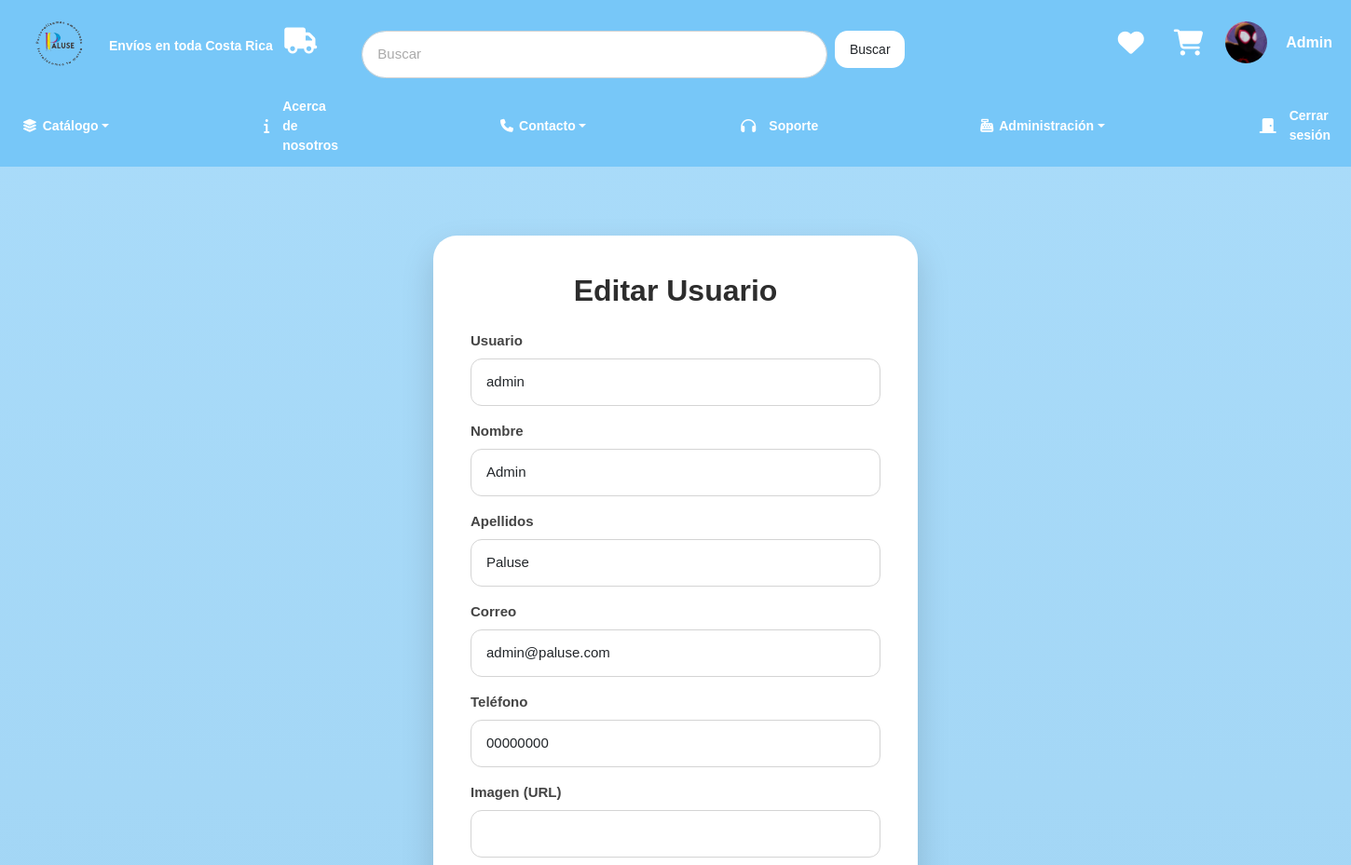
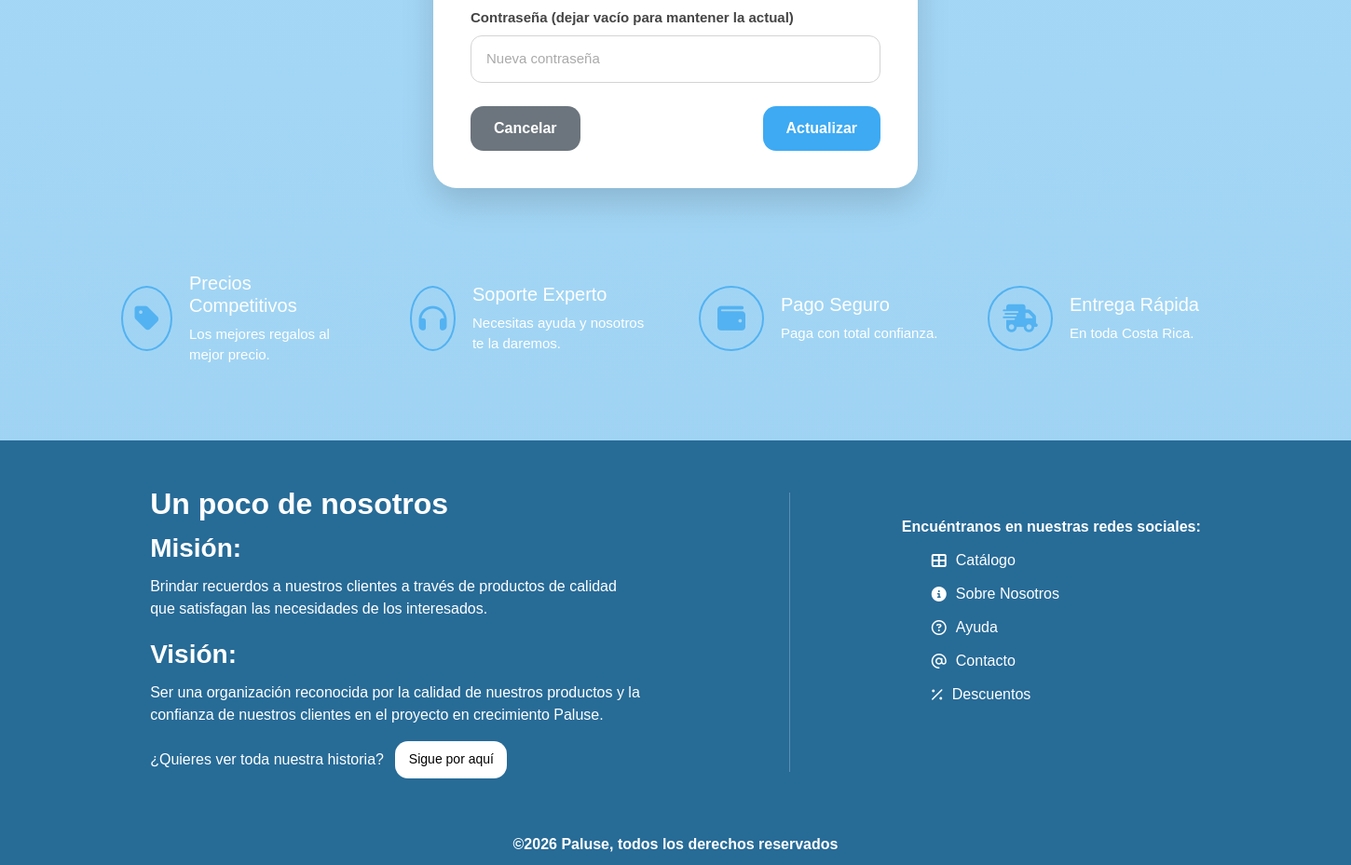
The page /user/edit/1 (signed in) on the database its author committed (2 pictures, top to bottom).
### tables this page shows
CREATE TABLE usuario (
  id_usuario INT NOT NULL AUTO_INCREMENT,
  username VARCHAR(30) NOT NULL UNIQUE,
  password VARCHAR(512) NOT NULL,
  nombre VARCHAR(20) NOT NULL,
  apellidos VARCHAR(30) NOT NULL,
  correo VARCHAR(75) NULL UNIQUE,
  telefono VARCHAR(25) NULL,
  ruta_imagen VARCHAR(1024),
  activo BOOLEAN,
  politicas_aceptadas BOOLEAN DEFAULT FALSE,
  fecha_creacion TIMESTAMP DEFAULT CURRENT_TIMESTAMP,
  fecha_modificacion TIMESTAMP DEFAULT CURRENT_TIMESTAMP ON UPDATE CURRENT_TIMESTAMP,
  PRIMARY KEY (id_usuario),
  CHECK (correo REGEXP '^[a-zA-Z0-9._%+-]+@[a-zA-Z0-9.-]+\\.[a-zA-Z]{2,}$'),
  INDEX ndx_username (username)
);

### app/core/App.php (called while the page is built, shortened)
<?php
class App {
    protected $method = 'index';
    public function __construct() {
        $url = $this->parseUrl();
        if (isset($url[0]) && file_exists('../app/controllers/' . ucfirst($url[0]) . 'Controller.php')) {
            unset($url[0]);
        }
        $this->controller = new $this->controller;
        if (isset($url[1])) {
            if (method_exists($this->controller, $url[1])) {
                $this->method = $url[1];
                unset($url[1]);
            }
        }
        $this->params = $url ? array_values($url) : [];
        call_user_func_array([$this->controller, $this->method], $this->params);
    }
    public function parseUrl() {
        if (isset($_GET['url'])) {
            return explode('/', filter_var(rtrim($_GET['url'], '/'), FILTER_SANITIZE_URL));
        }
        return [];
    }
}

### public/index.php (called while the page is built, shortened)
<?php
require_once '../app/core/App.php';
require_once '../app/core/Controller.php';
$app = new App();

### app/models/User.php (called while the page is built, shortened)
<?php
require_once '../app/config/Database.php';
class User
{
    private $db;
    public function __construct()
    {
        $this->db = Database::getInstance()->getConnection();
    }
    public function getById($id){
        $query = "SELECT * FROM usuario WHERE id_usuario = ?";
        $stmt = $this->db->prepare($query);
        $stmt->bind_param("i", $id);
        $stmt->execute();
        $result = $stmt->get_result();
        return $result->fetch_assoc();
    }
}

### app/config/Database.php (called while the page is built, shortened)
<?php
class Database {
    private static $instance = null;
    private $conn;
    private function __construct() {
        try {
            $this->conn = new mysqli(DB_HOST, DB_USER, DB_PASS, DB_NAME);
            $this->conn->set_charset("utf8");
        } catch (mysqli_sql_exception $e) {
            die("Error de conexión a la base de datos. Por favor, verifica que MySQL esté encendido y la base de datos '" . DB_NAME . "' exista. Detalle: " . $e->getMessage());
        }
    }
    public static function getInstance() {
        if (!self::$instance) {
            self::$instance = new Database();
        }
        return self::$instance;
    }
    public function getConnection() {
        return $this->conn;
    }
}

### app/views/usuario/edit.php (the view, shortened to what this page needs)
<?php require_once '../app/views/layouts/head.php'; ?>
<?php require_once '../app/views/layouts/headFormsUser.php'; ?>
<?php require_once '../app/views/layouts/header.php'; ?>
<div class="form-wrapper mt-4">
    <div class="glass-card max-w-md mx-auto">
        <h2 class="mb-4">
            Editar Usuario
        </h2>
        <form action="<?= BASE_URL ?>/user/edit/<?= $data['user']['id_usuario'] ?>" method="POST">
            <div class="form-group mb-3">
                <label> Usuario</label>
                <input  type="text" name="username" class="form-control" value="<?= htmlspecialchars($data['user']['username']) ?>" required>
            </div>
            <div class="form-group mb-3">
                <label>Nombre </label>
                <input type="text" name="nombre" class="form-control" value="<?= htmlspecialchars($data['user']['nombre']) ?>" required>
            </div>
            <div class="form-group mb-3">
                <label> Apellidos</label>
                <input type="text" name="apellidos" class="form-control" value="<?= htmlspecialchars($data['user']['apellidos']) ?>" required>
            </div>
            <div class="form-group mb-3">
                <label> Correo</label>
                <input type="email" name="correo" class="form-control" value="<?= htmlspecialchars($data['user']['correo']) ?>"required>
            </div>
            <div class="form-group mb-3">
                <label>Teléfono </label>
                <input type="text" name="telefono" class="form-control" value="<?= htmlspecialchars($data['user']['telefono']) ?>">
            </div>
            <div class="form-group mb-3">
                <label> Imagen (URL)</label>
                <input type="text" name="ruta_imagen" class="form-control" value="<?= htmlspecialchars($data['user']['ruta_imagen']) ?>">
            </div>
            <div class="form-group mb-4">
                <label> Contraseña (dejar vacío para mantener la actual) </label>
                <input type="password" name="password" class="form-control" placeholder="Nueva contraseña">
            </div>
            <div class="d-flex justify-content-between">
                <a href="<?= BASE_URL ?>/user/index" class="btn btn-secondary">Cancelar</a>
                <button type="submit" class="btn btn-primary"> Actualizar</button>
            </div>
        </form>
    </div>
</div>
<?php require_once '../app/views/layouts/footer.php'; ?>

### public/css/general.css (style rules this page uses)
* { margin:0; padding:0; box-sizing:border-box; }
body { background:linear-gradient(180deg,#aadcfa,#9dd1f1); font-family:Arial, Helvetica, sans-serif; }

### public/css/UserFormularios.css (style rules this page uses)
.form-wrapper { min-height:75vh; display:flex; justify-content:center; align-items:center; padding:50px 20px; }
.glass-card { width:520px; background:white; padding:40px; border-radius:25px; box-shadow:0 15px 35px rgba(0,0,0,.15); animation:showCard .4s ease; }
.glass-card h2 { text-align:center; color:#2d2d2d; font-weight:bold; font-size:32px; margin-bottom:30px; }
.form-group label { display:block; margin-bottom:8px; font-weight:bold; color:#444; font-size:15px; }
.form-control { width:100%; padding:13px 16px; border-radius:12px; border:1px solid #d4d4d4; outline:none; transition:.3s; font-size:15px; }
.form-control::placeholder { color:#aaa; }
.btn-primary { background:#3daaf3; border:none; border-radius:14px; padding:12px 25px; font-weight:bold; transition:.3s; }
.btn-secondary { background:#6c757d; border:none; border-radius:14px; padding:12px 25px; font-weight:bold; transition:.3s; }
.d-flex { margin-top:25px; }

### rows shown on the page
usuario: username "admin", nombre "Admin", apellidos "Paluse", correo "admin@paluse.com", telefono "00000000"

### other values the page prints
$_SESSION['nombre'] "Admin"
